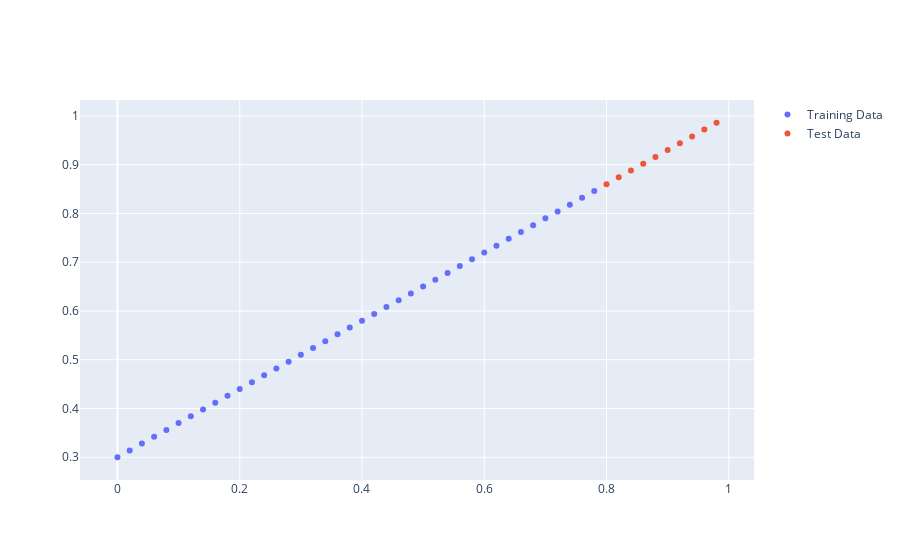

Write notebook code for a chart like this one.
### Code cell
def visualize_data(X_train=X_train, y_train=y_train, X_test=X_test, y_test=y_test, predictions=None):
    fig = go.Figure()

    # Vẽ dữ liệu train
    fig.add_trace(go.Scatter(x=X_train.squeeze(), y=y_train.squeeze(), mode='markers', name='Training Data'))

    # Vẽ dữ liệu test
    fig.add_trace(go.Scatter(x=X_test.squeeze(), y=y_test.squeeze(), mode='markers', name='Test Data'))

    if predictions is not None:
        fig.add_trace(go.Scatter(x=X_test.squeeze(), y=predictions.squeeze(), mode='markers', name='Predictions'))

    fig.show()


# Gọi hàm visualize_data
visualize_data()

### Figure 1 — Plotly figure (JSON) as saved in the notebook; plotly's stock layout.template omitted (floating-point values rounded to 4 significant figures)
{"data": [{"mode": "markers", "name": "Training Data", "type": "scatter", "x": [0, 0.02, 0.04, 0.06, 0.08, 0.1, 0.12, 0.14, 0.16, 0.18, 0.2, 0.22, 0.24, 0.26, 0.28, 0.3, 0.32, 0.34, 0.36, 0.38, 0.4, 0.42, 0.44, 0.46, 0.48, 0.5, 0.52, 0.54, 0.56, 0.58, 0.6, 0.62, 0.64, 0.66, 0.68, 0.7, 0.72, 0.74, 0.76, 0.78], "y": [0.3, 0.314, 0.328, 0.342, 0.356, 0.37, 0.384, 0.398, 0.412, 0.426, 0.44, 0.454, 0.468, 0.482, 0.496, 0.51, 0.524, 0.538, 0.552, 0.566, 0.58, 0.594, 0.608, 0.622, 0.636, 0.65, 0.664, 0.678, 0.692, 0.706, 0.72, 0.734, 0.748, 0.762, 0.776, 0.79, 0.804, 0.818, 0.832, 0.846]}, {"mode": "markers", "name": "Test Data", "type": "scatter", "x": [0.8, 0.82, 0.84, 0.86, 0.88, 0.9, 0.92, 0.94, 0.96, 0.98], "y": [0.86, 0.874, 0.888, 0.902, 0.916, 0.93, 0.944, 0.958, 0.972, 0.986]}], "layout": {"autosize": true, "xaxis": {"autorange": true, "range": [-0.05969, 1.04], "type": "linear"}, "yaxis": {"autorange": true, "range": [0.3, 0.986], "type": "linear"}}}
